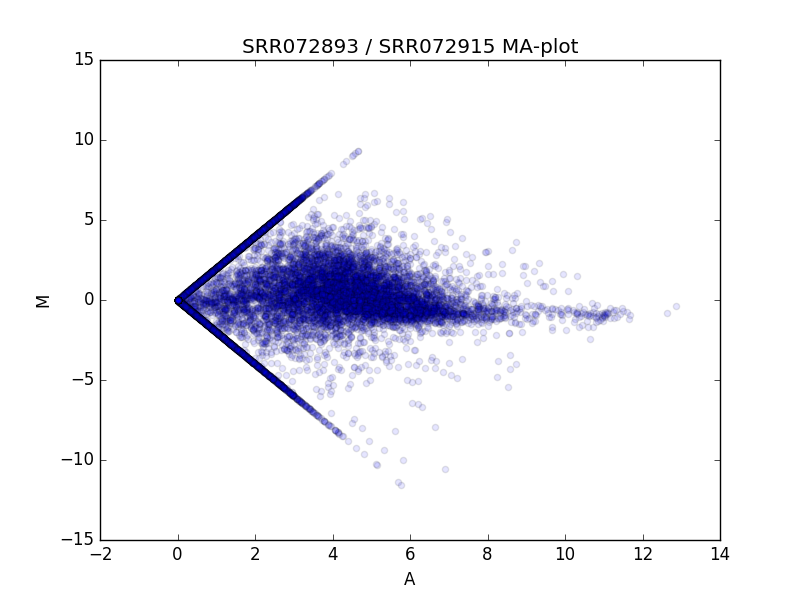

This chart was generated by the following Python code:
#!/usr/bin/env python

"""

Usage: ./01-timecourse.py <metadata.csv> <ctab file> <ctab_dir>

~/data/fastq/samples.csv ~/data/fastq/replicates.csv ~/data/results/stringtie/

"""



import sys
import pandas as pd
import matplotlib.pyplot as plt
import numpy as np

df1 = pd.read_table(sys.argv[1]) #SRR072893 ------------1
df2 = pd.read_table(sys.argv[2]) #SRR072915 -----------2

x = df1["FPKM"].values +1
y = df2["FPKM"].values +1


m = np.log2(x) - np.log2(y)
a = 0.5 * np.log2(x * y)




plt.figure()
plt.scatter(a, m, alpha = 0.1)
plt.title("SRR072893 / SRR072915 MA-plot")         
plt.xlabel("A")                   
plt.ylabel("M")  
plt.savefig("day4-homework-03_MA-plot.png")        
plt.close()                      











